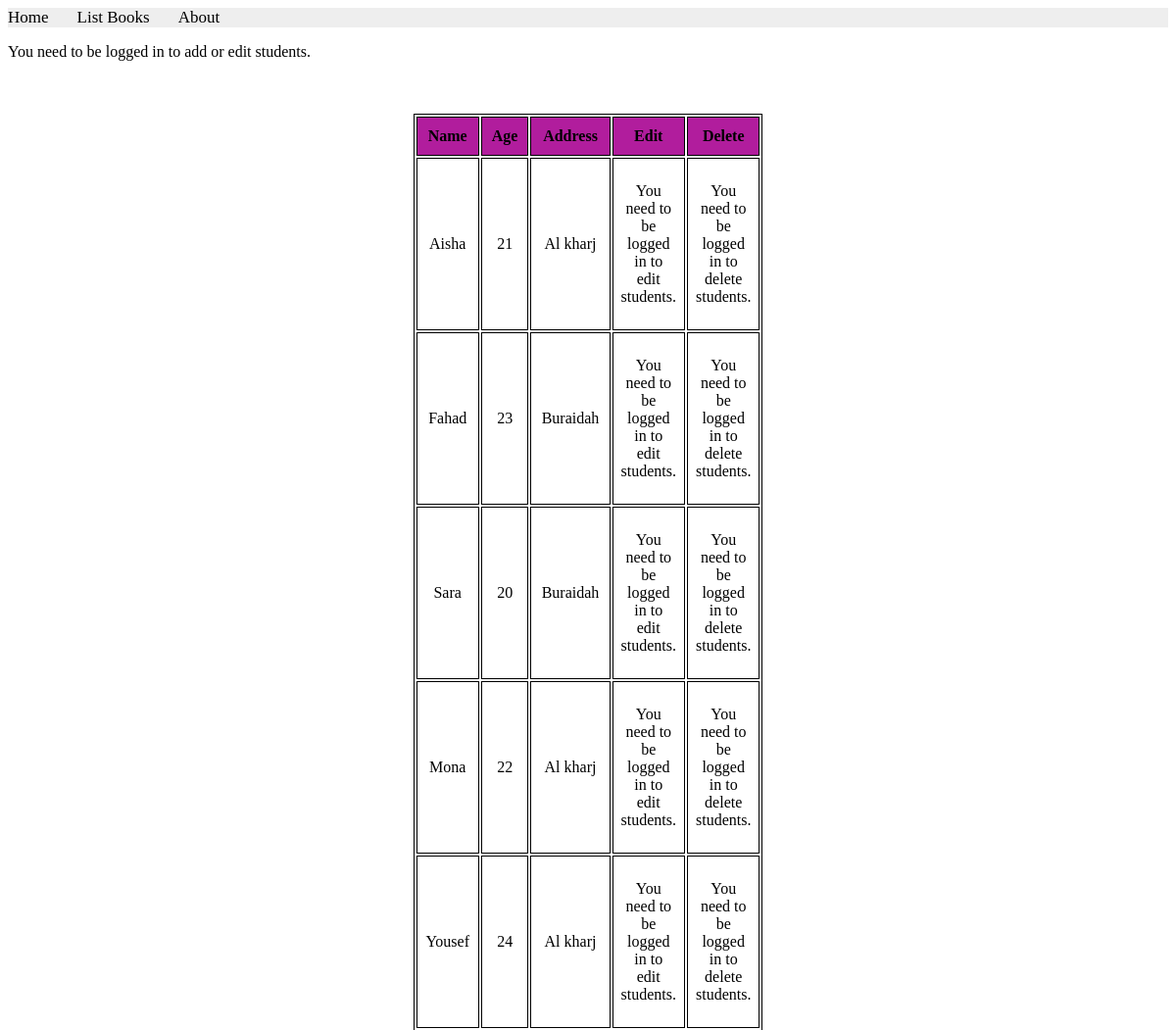
Page /books/students/list/ (upper part) on the earlier database version.
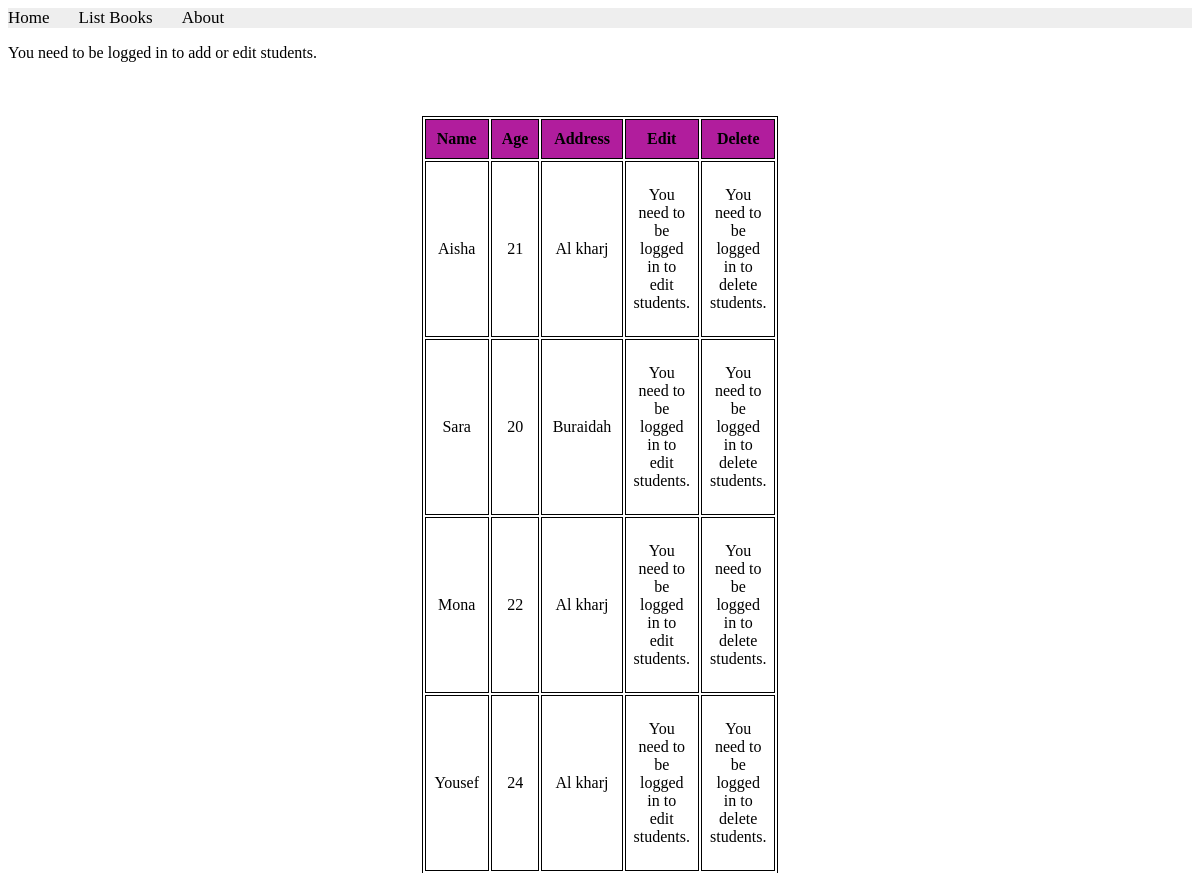
Same page on the later database version.
### apps/bookmodule/models.py (models this page shows, shortened)
class Student(models.Model):
    name=models.CharField(max_length = 50)
    age= models.IntegerField()
    address= models.ForeignKey(Address, on_delete=models.PROTECT)

class Address(models.Model):
    city=models.CharField(max_length = 50)

### apps/bookmodule/views.py (the view)
# urls.py: path('students/list/', views.list_students, name="list_students"),
def list_students(request):
    students = Student.objects.all()
    return render(request, 'bookmodule/list_students.html', {'students':students})

### apps/templates/bookmodule/list_students.html (shortened to what this page needs)
{% extends "layouts/base.html" %}
{% load static %}
{% block content %}
{% if user.is_authenticated %}
    <a href="{% url 'add_student' %}">Add New Student</a>
{% else %}
    <p>You need to be logged in to add or edit students.</p>
{% endif %}
<br/>
<table>
    <tr>
        <th>Name</th>
        <th>Age</th>
        <th>Address</th>
        <th>Edit</th>
        <th>Delete</th>
    </tr>
    {% for student in students %}
    <tr>
        <td>{{ student.name }}</td>
        <td>{{ student.age }}</td>
        <td>{{ student.address.city }}</td>
        <td>
            {% if user.is_authenticated %}
                <a href="{% url 'edit_student' student.id %}">Edit this student</a>
            {% else %}
                <p>You need to be logged in to edit students.</p>
            {% endif %}
        </td>
        <td>
            {% if user.is_authenticated %}
                <a href="{% url 'delete_student' student.id %}">Delete this student</a>
            {% else %}
                <p>You need to be logged in to delete students.</p>
            {% endif %}
        </td>
    </tr>
    {% endfor %}
</table>
{% endblock content %}

Differences in the rows shown:
removed Student: name "Fahad", age "23", address.city "Buraidah"
